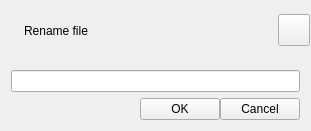
<?xml version="1.0" encoding="UTF-8"?>
<ui version="4.0">
 <class>RenameOverlay</class>
 <widget class="QWidget" name="RenameOverlay">
  <property name="geometry">
   <rect>
    <x>0</x>
    <y>0</y>
    <width>311</width>
    <height>131</height>
   </rect>
  </property>
  <property name="sizePolicy">
   <sizepolicy hsizetype="Preferred" vsizetype="Preferred">
    <horstretch>0</horstretch>
    <verstretch>0</verstretch>
   </sizepolicy>
  </property>
  <property name="windowTitle">
   <string>Form</string>
  </property>
  <layout class="QVBoxLayout" name="verticalLayout">
   <property name="spacing">
    <number>10</number>
   </property>
   <property name="leftMargin">
    <number>1</number>
   </property>
   <property name="topMargin">
    <number>1</number>
   </property>
   <property name="rightMargin">
    <number>1</number>
   </property>
   <property name="bottomMargin">
    <number>1</number>
   </property>
   <item>
    <widget class="QWidget" name="widget" native="true">
     <property name="accessibleName">
      <string>OverlayHeaderWidget</string>
     </property>
     <layout class="QHBoxLayout" name="horizontalLayout_2">
      <property name="leftMargin">
       <number>10</number>
      </property>
      <property name="topMargin">
       <number>0</number>
      </property>
      <property name="rightMargin">
       <number>0</number>
      </property>
      <property name="bottomMargin">
       <number>0</number>
      </property>
      <item>
       <widget class="QLabel" name="headerIcon">
        <property name="text">
         <string/>
        </property>
        <property name="pixmap">
         <pixmap resource="../../resources.qrc">:/res/icons/buttons/edit16.png</pixmap>
        </property>
       </widget>
      </item>
      <item>
       <widget class="QLabel" name="headerLabel">
        <property name="sizePolicy">
         <sizepolicy hsizetype="Minimum" vsizetype="Preferred">
          <horstretch>1</horstretch>
          <verstretch>0</verstretch>
         </sizepolicy>
        </property>
        <property name="accessibleName">
         <string>OverlayHeaderLabel</string>
        </property>
        <property name="text">
         <string>Rename file</string>
        </property>
       </widget>
      </item>
      <item>
       <widget class="QPushButton" name="closeButton">
        <property name="sizePolicy">
         <sizepolicy hsizetype="Fixed" vsizetype="Fixed">
          <horstretch>0</horstretch>
          <verstretch>0</verstretch>
         </sizepolicy>
        </property>
        <property name="minimumSize">
         <size>
          <width>32</width>
          <height>32</height>
         </size>
        </property>
        <property name="maximumSize">
         <size>
          <width>32</width>
          <height>32</height>
         </size>
        </property>
        <property name="focusPolicy">
         <enum>Qt::NoFocus</enum>
        </property>
        <property name="accessibleName">
         <string>OverlayCloseButton</string>
        </property>
        <property name="text">
         <string/>
        </property>
        <property name="icon">
         <iconset resource="../../resources.qrc">
          <normaloff>:/res/icons/buttons/close-dim16.png</normaloff>:/res/icons/buttons/close-dim16.png</iconset>
        </property>
       </widget>
      </item>
     </layout>
    </widget>
   </item>
   <item>
    <layout class="QVBoxLayout" name="verticalLayout_2">
     <property name="spacing">
      <number>6</number>
     </property>
     <property name="leftMargin">
      <number>10</number>
     </property>
     <property name="topMargin">
      <number>0</number>
     </property>
     <property name="rightMargin">
      <number>10</number>
     </property>
     <property name="bottomMargin">
      <number>10</number>
     </property>
     <item>
      <widget class="QLineEdit" name="fileName">
       <property name="minimumSize">
        <size>
         <width>220</width>
         <height>0</height>
        </size>
       </property>
      </widget>
     </item>
     <item>
      <layout class="QHBoxLayout" name="horizontalLayout">
       <property name="spacing">
        <number>0</number>
       </property>
       <property name="sizeConstraint">
        <enum>QLayout::SetMinimumSize</enum>
       </property>
       <property name="leftMargin">
        <number>0</number>
       </property>
       <property name="topMargin">
        <number>0</number>
       </property>
       <property name="rightMargin">
        <number>0</number>
       </property>
       <property name="bottomMargin">
        <number>0</number>
       </property>
       <item>
        <spacer name="horizontalSpacer">
         <property name="orientation">
          <enum>Qt::Horizontal</enum>
         </property>
         <property name="sizeHint" stdset="0">
          <size>
           <width>40</width>
           <height>20</height>
          </size>
         </property>
        </spacer>
       </item>
       <item>
        <widget class="QPushButton" name="okButton">
         <property name="accessibleName">
          <string>ButtonSetLeft</string>
         </property>
         <property name="text">
          <string>OK</string>
         </property>
        </widget>
       </item>
       <item>
        <widget class="QPushButton" name="cancelButton">
         <property name="accessibleName">
          <string>ButtonSetRight</string>
         </property>
         <property name="text">
          <string>Cancel</string>
         </property>
        </widget>
       </item>
      </layout>
     </item>
    </layout>
   </item>
  </layout>
 </widget>
 <resources>
  <include location="../../resources.qrc"/>
 </resources>
 <connections/>
</ui>
